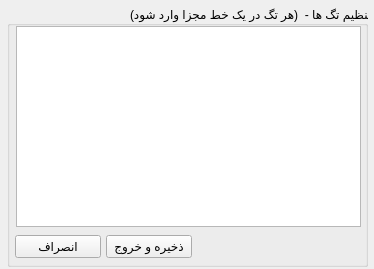
<?xml version="1.0" encoding="UTF-8"?>
<ui version="4.0">
 <class>specTagsWindow</class>
 <widget class="QMainWindow" name="specTagsWindow">
  <property name="windowModality">
   <enum>Qt::WindowModal</enum>
  </property>
  <property name="geometry">
   <rect>
    <x>0</x>
    <y>0</y>
    <width>374</width>
    <height>269</height>
   </rect>
  </property>
  <property name="minimumSize">
   <size>
    <width>374</width>
    <height>269</height>
   </size>
  </property>
  <property name="maximumSize">
   <size>
    <width>374</width>
    <height>269</height>
   </size>
  </property>
  <property name="windowTitle">
   <string>تگ ها  - ویدئو ویژه</string>
  </property>
  <property name="windowIcon">
   <iconset>
    <normaloff>../icons/tags.png</normaloff>../icons/tags.png</iconset>
  </property>
  <property name="layoutDirection">
   <enum>Qt::RightToLeft</enum>
  </property>
  <property name="documentMode">
   <bool>false</bool>
  </property>
  <widget class="QWidget" name="centralwidget">
   <widget class="QGroupBox" name="mainGroupBox">
    <property name="geometry">
     <rect>
      <x>7</x>
      <y>6</y>
      <width>361</width>
      <height>261</height>
     </rect>
    </property>
    <property name="title">
     <string>تنظیم تگ ها -  (هر تگ در یک خط مجزا وارد شود)</string>
    </property>
    <widget class="QPushButton" name="cancelPushButton">
     <property name="geometry">
      <rect>
       <x>8</x>
       <y>229</y>
       <width>86</width>
       <height>23</height>
      </rect>
     </property>
     <property name="text">
      <string>انصراف</string>
     </property>
    </widget>
    <widget class="QPushButton" name="savePushButton">
     <property name="geometry">
      <rect>
       <x>99</x>
       <y>229</y>
       <width>86</width>
       <height>23</height>
      </rect>
     </property>
     <property name="text">
      <string>ذخیره و خروج</string>
     </property>
    </widget>
    <widget class="QTextEdit" name="tagsTextEdit">
     <property name="geometry">
      <rect>
       <x>9</x>
       <y>20</y>
       <width>345</width>
       <height>201</height>
      </rect>
     </property>
    </widget>
   </widget>
  </widget>
 </widget>
 <resources/>
 <connections/>
</ui>
